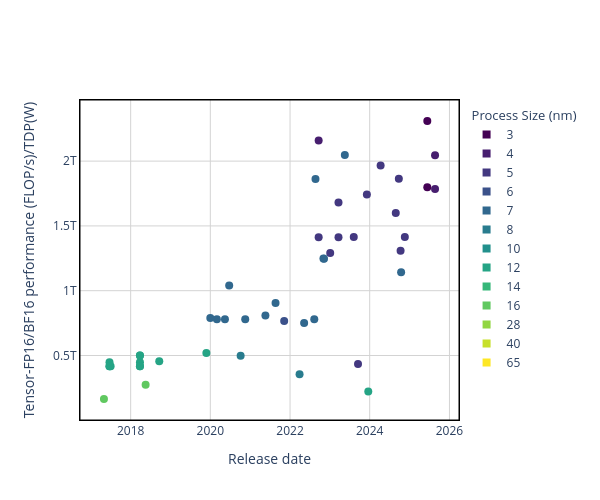

Here is the notebook cell this chart was saved with:
### Code cell
x = 'Release date'
y = 'Tensor-FP16/BF16 performance (FLOP/s)/TDP(W)'
c = 'Process Size (nm)'
plot_scatter(chip_data, x, y, c)

### Figure 1 — Plotly figure (JSON) as saved in the notebook; plotly's stock layout.template omitted (floating-point values rounded to 4 significant figures)
{"data": [{"customdata": ["NVIDIA GB300 (Blackwell Ultra)", "NVIDIA B300 (Blackwell Ultra)", "AMD Instinct MI355X", "AMD Instinct MI350X", "NVIDIA H200 SXM", "Huawei Ascend 910C", "AMD Instinct MI325X", "Intel Habana Gaudi3", "Maia 100 (M100)", "Meta MTIA v2 (MTIA 200)", "MTT S4000", "AMD Instinct MI300X", "NVIDIA L20 PCle", "NVIDIA GH200", "Meta MTIA v1 (MTIA 100)", "NVIDIA H800 SXM5", "NVIDIA L4", "AMD Instinct MI300A", "NVIDIA A800 PCIe 40 GB", "NVIDIA A800 PCIe 80 GB", "NVIDIA H100 PCIe", "NVIDIA H100 SXM5 80GB", "Biren BR100", "NVIDIA A800 SXM", "Intel Habana Gaudi2", "NVIDIA GeForce RTX 3090 Ti", "AMD Radeon Instinct MI250X", "Tesla D1 Dojo", "Google TPU v4", "NVIDIA A100 SXM4 80 GB", "NVIDIA A40 PCIe", "NVIDIA A100 PCIe", "NVIDIA A100 SXM4 40 GB", "NVIDIA A100", "Google TPU v4i", "NVIDIA Tesla V100S PCIe 32 GB", "NVIDIA GeForce RTX 2080 Ti 11GB", "Google TPU v3", "NVIDIA Tesla V100 DGXS 16 GB", "NVIDIA Tesla V100 PCIe 32 GB", "NVIDIA Tesla V100 DGXS 32 GB", "NVIDIA Tesla V100 SXM3 32 GB", "NVIDIA Tesla V100 SXM2 32 GB", "NVIDIA Tesla V100 SXM2", "NVIDIA Tesla V100 SXM2 16 GB", "NVIDIA Tesla V100 PCIe 16 GB", "NVIDIA V100", "Google TPU v2"], "hovertemplate": "<b>%{customdata}</b><br>Release date: %{x}<br>Tensor-FP16/BF16 performance (FLOP/s)/TDP(W): %{y}<br><extra></extra>", "legendgroup": "data", "marker": {"cmax": 1, "cmin": 0, "color": [0.1154, 0.1154, 0.03846, 0.03846, 0.1923, 0.3462, 0.1923, 0.1923, 0.1923, 0.1923, 0.5769, 0.1923, 0.1923, 0.1923, 0.3462, 0.1923, 0.1923, 0.1923, 0.3462, 0.3462, 0.1154, 0.1923, 0.3462, 0.3462, 0.3462, 0.4231, 0.2692, 0.3462, 0.3462, 0.3462, 0.4231, 0.3462, 0.3462, 0.3462, 0.3462, 0.5769, 0.5769, 0.7308, 0.5769, 0.5769, 0.5769, 0.5769, 0.5769, 0.5769, 0.5769, 0.5769, 0.5769, 0.7308], "colorscale": [[0, "rgb(68, 1, 84)"], [0.07692, "rgb(68, 1, 84)"], [0.07692, "rgb(71, 30, 111)"], [0.1538, "rgb(71, 30, 111)"], [0.1538, "rgb(67, 56, 128)"], [0.2308, "rgb(67, 56, 128)"], [0.2308, "rgb(59, 81, 138)"], [0.3077, "rgb(59, 81, 138)"], [0.3077, "rgb(49, 104, 142)"], [0.3846, "rgb(49, 104, 142)"], [0.3846, "rgb(41, 124, 142)"], [0.4615, "rgb(41, 124, 142)"], [0.4615, "rgb(34, 144, 140)"], [0.5385, "rgb(34, 144, 140)"], [0.5385, "rgb(37, 164, 133)"], [0.6154, "rgb(37, 164, 133)"], [0.6154, "rgb(53, 183, 121)"], [0.6923, "rgb(53, 183, 121)"], [0.6923, "rgb(96, 200, 96)"], [0.7692, "rgb(96, 200, 96)"], [0.7692, "rgb(146, 214, 65)"], [0.8462, "rgb(146, 214, 65)"], [0.8462, "rgb(199, 224, 42)"], [0.9231, "rgb(199, 224, 42)"], [0.9231, "rgb(253, 231, 37)"], [1, "rgb(253, 231, 37)"]], "showscale": false, "size": 8, "symbol": "circle"}, "mode": "markers", "name": "Tensor-FP16/BF16 performance (FLOP/s)/TDP(W)", "showlegend": false, "type": "scatter", "x": ["2025-08-22", "2025-08-22", "2025-06-12", "2025-06-12", "2024-11-18", "2024-10-15", "2024-10-10", "2024-09-24", "2024-08-27", "2024-04-10", "2023-12-19", "2023-12-06", "2023-09-16", "2023-08-08", "2023-05-18", "2023-03-21", "2023-03-21", "2023-01-04", "2022-11-08", "2022-11-03", "2022-09-20", "2022-09-20", "2022-08-22", "2022-08-11", "2022-05-10", "2022-03-29", "2021-11-08", "2021-08-21", "2021-05-20", "2020-11-16", "2020-10-05", "2020-06-22", "2020-05-14", "2020-03-01", "2020-01-01", "2019-11-26", "2018-09-20", "2018-05-18", "2018-03-27", "2018-03-27", "2018-03-27", "2018-03-27", "2018-03-27", "2017-07-01", "2017-06-21", "2017-06-21", "2017-06-21", "2017-05-01"], "y": [1786000000000.0, 2045000000000.0, 1798000000000.0, 2309600000000, 1414000000000.0, 1143000000000.0, 1307400000000, 1864000000000.0, 1600000000000, 1967000000000.0, 222200000000.0, 1743200000000, 434500000000.0, 1414000000000.0, 2048000000000, 1413000000000.0, 1681000000000.0, 1290000000000.0, 1247200000000, 1248000000000, 2160000000000, 1413000000000.0, 1862000000000.0, 779500000000, 750000000000, 355600000000.0, 766000000000, 905000000000, 808800000000.0, 780000000000, 499000000000, 1040000000000, 780000000000, 780000000000, 788600000000.0, 520000000000, 455200000000, 273300000000.0, 500000000000, 448000000000, 500000000000, 416700000000.0, 416700000000.0, 416700000000.0, 416700000000.0, 448000000000, 416700000000.0, 164300000000.0]}, {"legendgroup": "Process Size (nm)", "legendgrouptitle": {"text": "Process Size (nm)"}, "marker": {"color": "rgb(68, 1, 84)", "size": 8, "symbol": "square"}, "mode": "markers", "name": "3", "showlegend": true, "type": "scatter", "x": [null], "y": [null]}, {"legendgroup": "Process Size (nm)", "marker": {"color": "rgb(71, 30, 111)", "size": 8, "symbol": "square"}, "mode": "markers", "name": "4", "showlegend": true, "type": "scatter", "x": [null], "y": [null]}, {"legendgroup": "Process Size (nm)", "marker": {"color": "rgb(67, 56, 128)", "size": 8, "symbol": "square"}, "mode": "markers", "name": "5", "showlegend": true, "type": "scatter", "x": [null], "y": [null]}, {"legendgroup": "Process Size (nm)", "marker": {"color": "rgb(59, 81, 138)", "size": 8, "symbol": "square"}, "mode": "markers", "name": "6", "showlegend": true, "type": "scatter", "x": [null], "y": [null]}, {"legendgroup": "Process Size (nm)", "marker": {"color": "rgb(49, 104, 142)", "size": 8, "symbol": "square"}, "mode": "markers", "name": "7", "showlegend": true, "type": "scatter", "x": [null], "y": [null]}, {"legendgroup": "Process Size (nm)", "marker": {"color": "rgb(41, 124, 142)", "size": 8, "symbol": "square"}, "mode": "markers", "name": "8", "showlegend": true, "type": "scatter", "x": [null], "y": [null]}, {"legendgroup": "Process Size (nm)", "marker": {"color": "rgb(34, 144, 140)", "size": 8, "symbol": "square"}, "mode": "markers", "name": "10", "showlegend": true, "type": "scatter", "x": [null], "y": [null]}, {"legendgroup": "Process Size (nm)", "marker": {"color": "rgb(37, 164, 133)", "size": 8, "symbol": "square"}, "mode": "markers", "name": "12", "showlegend": true, "type": "scatter", "x": [null], "y": [null]}, {"legendgroup": "Process Size (nm)", "marker": {"color": "rgb(53, 183, 121)", "size": 8, "symbol": "square"}, "mode": "markers", "name": "14", "showlegend": true, "type": "scatter", "x": [null], "y": [null]}, {"legendgroup": "Process Size (nm)", "marker": {"color": "rgb(96, 200, 96)", "size": 8, "symbol": "square"}, "mode": "markers", "name": "16", "showlegend": true, "type": "scatter", "x": [null], "y": [null]}, {"legendgroup": "Process Size (nm)", "marker": {"color": "rgb(146, 214, 65)", "size": 8, "symbol": "square"}, "mode": "markers", "name": "28", "showlegend": true, "type": "scatter", "x": [null], "y": [null]}, {"legendgroup": "Process Size (nm)", "marker": {"color": "rgb(199, 224, 42)", "size": 8, "symbol": "square"}, "mode": "markers", "name": "40", "showlegend": true, "type": "scatter", "x": [null], "y": [null]}, {"legendgroup": "Process Size (nm)", "marker": {"color": "rgb(253, 231, 37)", "size": 8, "symbol": "square"}, "mode": "markers", "name": "65", "showlegend": true, "type": "scatter", "x": [null], "y": [null]}], "layout": {"height": 500, "paper_bgcolor": "white", "plot_bgcolor": "white", "shapes": [{"line": {"color": "black", "width": 1}, "type": "rect", "x0": 0, "x1": 1, "xref": "paper", "y0": 0, "y1": 1, "yref": "paper"}], "width": 600, "xaxis": {"gridcolor": "lightgray", "linecolor": "black", "linewidth": 1, "mirror": true, "showgrid": true, "showline": true, "title": {"text": "Release date"}}, "yaxis": {"gridcolor": "lightgray", "linecolor": "black", "linewidth": 1, "mirror": true, "showgrid": true, "showline": true, "title": {"text": "Tensor-FP16/BF16 performance (FLOP/s)/TDP(W)"}}}}
